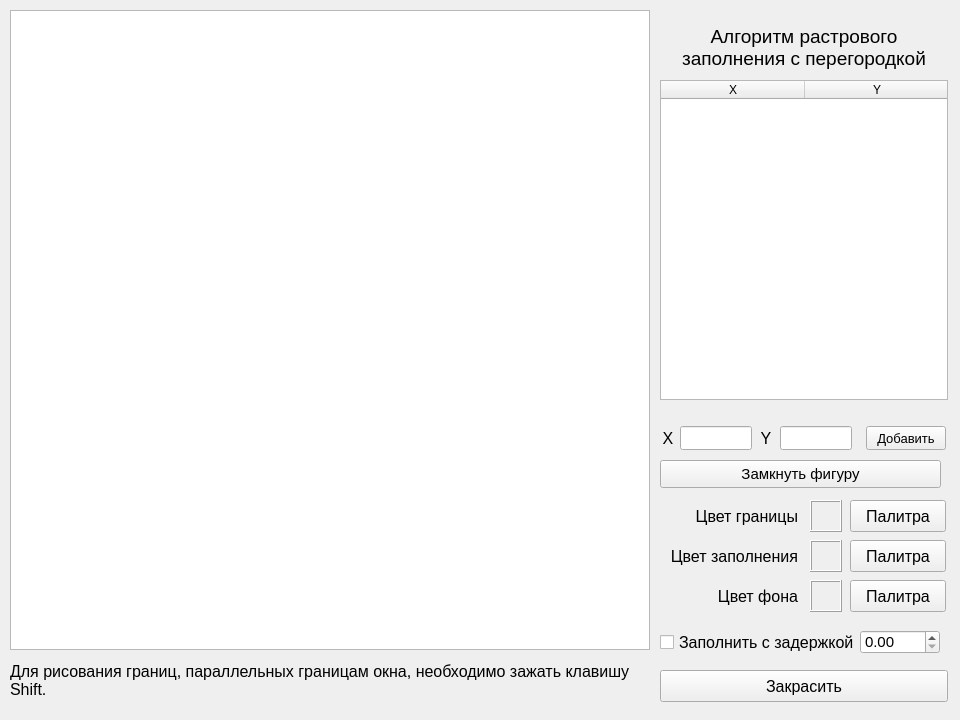
<?xml version="1.0" encoding="UTF-8"?>
<ui version="4.0">
 <class>MainWindow</class>
 <widget class="QMainWindow" name="MainWindow">
  <property name="geometry">
   <rect>
    <x>0</x>
    <y>0</y>
    <width>960</width>
    <height>720</height>
   </rect>
  </property>
  <property name="windowTitle">
   <string>Лабораторная работа №5</string>
  </property>
  <widget class="QWidget" name="centralWidget">
   <widget class="QGraphicsView" name="gView">
    <property name="geometry">
     <rect>
      <x>10</x>
      <y>10</y>
      <width>640</width>
      <height>640</height>
     </rect>
    </property>
    <property name="verticalScrollBarPolicy">
     <enum>Qt::ScrollBarAlwaysOff</enum>
    </property>
    <property name="horizontalScrollBarPolicy">
     <enum>Qt::ScrollBarAlwaysOff</enum>
    </property>
    <property name="transformationAnchor">
     <enum>QGraphicsView::NoAnchor</enum>
    </property>
   </widget>
   <widget class="QLabel" name="label">
    <property name="geometry">
     <rect>
      <x>660</x>
      <y>20</y>
      <width>288</width>
      <height>54</height>
     </rect>
    </property>
    <property name="font">
     <font>
      <pointsize>14</pointsize>
     </font>
    </property>
    <property name="text">
     <string>Алгоритм растрового
заполнения с перегородкой</string>
    </property>
    <property name="alignment">
     <set>Qt::AlignCenter</set>
    </property>
   </widget>
   <widget class="QLabel" name="labelEdge">
    <property name="geometry">
     <rect>
      <x>670</x>
      <y>504</y>
      <width>128</width>
      <height>24</height>
     </rect>
    </property>
    <property name="font">
     <font>
      <pointsize>12</pointsize>
     </font>
    </property>
    <property name="text">
     <string>Цвет границы</string>
    </property>
    <property name="alignment">
     <set>Qt::AlignRight|Qt::AlignTrailing|Qt::AlignVCenter</set>
    </property>
   </widget>
   <widget class="QLabel" name="labelFill">
    <property name="geometry">
     <rect>
      <x>670</x>
      <y>544</y>
      <width>128</width>
      <height>24</height>
     </rect>
    </property>
    <property name="font">
     <font>
      <pointsize>12</pointsize>
     </font>
    </property>
    <property name="text">
     <string>Цвет заполнения</string>
    </property>
    <property name="alignment">
     <set>Qt::AlignRight|Qt::AlignTrailing|Qt::AlignVCenter</set>
    </property>
   </widget>
   <widget class="QLabel" name="labelBg">
    <property name="geometry">
     <rect>
      <x>670</x>
      <y>584</y>
      <width>128</width>
      <height>24</height>
     </rect>
    </property>
    <property name="font">
     <font>
      <pointsize>12</pointsize>
     </font>
    </property>
    <property name="text">
     <string>Цвет фона</string>
    </property>
    <property name="alignment">
     <set>Qt::AlignRight|Qt::AlignTrailing|Qt::AlignVCenter</set>
    </property>
   </widget>
   <widget class="QLabel" name="colorEdge">
    <property name="geometry">
     <rect>
      <x>810</x>
      <y>500</y>
      <width>32</width>
      <height>32</height>
     </rect>
    </property>
    <property name="frameShape">
     <enum>QFrame::Box</enum>
    </property>
    <property name="frameShadow">
     <enum>QFrame::Raised</enum>
    </property>
    <property name="text">
     <string/>
    </property>
   </widget>
   <widget class="QLabel" name="colorFill">
    <property name="geometry">
     <rect>
      <x>810</x>
      <y>540</y>
      <width>32</width>
      <height>32</height>
     </rect>
    </property>
    <property name="frameShape">
     <enum>QFrame::Box</enum>
    </property>
    <property name="frameShadow">
     <enum>QFrame::Raised</enum>
    </property>
    <property name="text">
     <string/>
    </property>
   </widget>
   <widget class="QLabel" name="colorBg">
    <property name="geometry">
     <rect>
      <x>810</x>
      <y>580</y>
      <width>32</width>
      <height>32</height>
     </rect>
    </property>
    <property name="frameShape">
     <enum>QFrame::Box</enum>
    </property>
    <property name="frameShadow">
     <enum>QFrame::Raised</enum>
    </property>
    <property name="text">
     <string/>
    </property>
   </widget>
   <widget class="QPushButton" name="palEdgeBtn">
    <property name="geometry">
     <rect>
      <x>850</x>
      <y>500</y>
      <width>96</width>
      <height>32</height>
     </rect>
    </property>
    <property name="font">
     <font>
      <pointsize>12</pointsize>
     </font>
    </property>
    <property name="text">
     <string>Палитра</string>
    </property>
   </widget>
   <widget class="QPushButton" name="palFillBtn">
    <property name="geometry">
     <rect>
      <x>850</x>
      <y>540</y>
      <width>96</width>
      <height>32</height>
     </rect>
    </property>
    <property name="font">
     <font>
      <pointsize>12</pointsize>
     </font>
    </property>
    <property name="text">
     <string>Палитра</string>
    </property>
   </widget>
   <widget class="QPushButton" name="palBgBtn">
    <property name="geometry">
     <rect>
      <x>850</x>
      <y>580</y>
      <width>96</width>
      <height>32</height>
     </rect>
    </property>
    <property name="font">
     <font>
      <pointsize>12</pointsize>
     </font>
    </property>
    <property name="text">
     <string>Палитра</string>
    </property>
   </widget>
   <widget class="QPushButton" name="fillButton">
    <property name="geometry">
     <rect>
      <x>660</x>
      <y>670</y>
      <width>288</width>
      <height>32</height>
     </rect>
    </property>
    <property name="font">
     <font>
      <pointsize>12</pointsize>
     </font>
    </property>
    <property name="text">
     <string>Закрасить</string>
    </property>
   </widget>
   <widget class="QCheckBox" name="delayCheck">
    <property name="geometry">
     <rect>
      <x>660</x>
      <y>634</y>
      <width>201</width>
      <height>17</height>
     </rect>
    </property>
    <property name="font">
     <font>
      <pointsize>12</pointsize>
     </font>
    </property>
    <property name="layoutDirection">
     <enum>Qt::LeftToRight</enum>
    </property>
    <property name="text">
     <string>Заполнить с задержкой</string>
    </property>
    <property name="tristate">
     <bool>false</bool>
    </property>
   </widget>
   <widget class="QDoubleSpinBox" name="delaySpinBox">
    <property name="geometry">
     <rect>
      <x>860</x>
      <y>630</y>
      <width>80</width>
      <height>24</height>
     </rect>
    </property>
    <property name="font">
     <font>
      <pointsize>11</pointsize>
     </font>
    </property>
    <property name="suffix">
     <string/>
    </property>
   </widget>
   <widget class="QLabel" name="hint">
    <property name="geometry">
     <rect>
      <x>10</x>
      <y>660</y>
      <width>641</width>
      <height>41</height>
     </rect>
    </property>
    <property name="font">
     <font>
      <pointsize>12</pointsize>
     </font>
    </property>
    <property name="text">
     <string>Для рисования границ, параллельных границам окна, необходимо зажать клавишу
Shift.</string>
    </property>
    <property name="alignment">
     <set>Qt::AlignLeading|Qt::AlignLeft|Qt::AlignVCenter</set>
    </property>
   </widget>
   <widget class="QLabel" name="label_2">
    <property name="geometry">
     <rect>
      <x>660</x>
      <y>430</y>
      <width>16</width>
      <height>16</height>
     </rect>
    </property>
    <property name="font">
     <font>
      <pointsize>12</pointsize>
     </font>
    </property>
    <property name="text">
     <string>X</string>
    </property>
    <property name="alignment">
     <set>Qt::AlignCenter</set>
    </property>
   </widget>
   <widget class="QLabel" name="label_3">
    <property name="geometry">
     <rect>
      <x>758</x>
      <y>430</y>
      <width>16</width>
      <height>16</height>
     </rect>
    </property>
    <property name="font">
     <font>
      <pointsize>12</pointsize>
     </font>
    </property>
    <property name="text">
     <string>Y</string>
    </property>
    <property name="alignment">
     <set>Qt::AlignCenter</set>
    </property>
   </widget>
   <widget class="QLineEdit" name="xEdit">
    <property name="geometry">
     <rect>
      <x>680</x>
      <y>426</y>
      <width>72</width>
      <height>24</height>
     </rect>
    </property>
   </widget>
   <widget class="QLineEdit" name="yEdit">
    <property name="geometry">
     <rect>
      <x>780</x>
      <y>426</y>
      <width>72</width>
      <height>24</height>
     </rect>
    </property>
   </widget>
   <widget class="QPushButton" name="addButton">
    <property name="geometry">
     <rect>
      <x>866</x>
      <y>426</y>
      <width>80</width>
      <height>24</height>
     </rect>
    </property>
    <property name="font">
     <font>
      <pointsize>10</pointsize>
     </font>
    </property>
    <property name="text">
     <string>Добавить</string>
    </property>
   </widget>
   <widget class="QPushButton" name="lockButton">
    <property name="geometry">
     <rect>
      <x>660</x>
      <y>460</y>
      <width>281</width>
      <height>28</height>
     </rect>
    </property>
    <property name="font">
     <font>
      <pointsize>11</pointsize>
     </font>
    </property>
    <property name="text">
     <string>Замкнуть фигуру</string>
    </property>
   </widget>
   <widget class="QTableWidget" name="pointTable">
    <property name="geometry">
     <rect>
      <x>660</x>
      <y>80</y>
      <width>288</width>
      <height>320</height>
     </rect>
    </property>
    <property name="horizontalScrollBarPolicy">
     <enum>Qt::ScrollBarAlwaysOff</enum>
    </property>
    <attribute name="horizontalHeaderDefaultSectionSize">
     <number>144</number>
    </attribute>
    <attribute name="horizontalHeaderMinimumSectionSize">
     <number>144</number>
    </attribute>
    <attribute name="verticalHeaderVisible">
     <bool>false</bool>
    </attribute>
    <column>
     <property name="text">
      <string>X</string>
     </property>
    </column>
    <column>
     <property name="text">
      <string>Y</string>
     </property>
    </column>
   </widget>
  </widget>
 </widget>
 <layoutdefault spacing="6" margin="11"/>
 <resources/>
 <connections/>
</ui>
